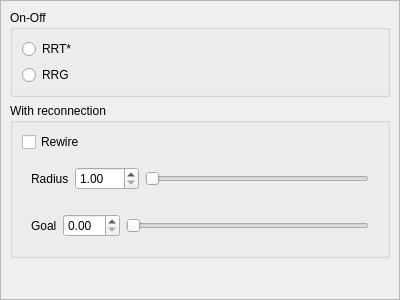
<?xml version="1.0" encoding="UTF-8"?>
<ui version="4.0">
 <class>RRTStarWidget</class>
 <widget class="QWidget" name="RRTStarWidget">
  <property name="geometry">
   <rect>
    <x>0</x>
    <y>0</y>
    <width>400</width>
    <height>300</height>
   </rect>
  </property>
  <property name="windowTitle">
   <string>Form</string>
  </property>
  <layout class="QGridLayout" name="gridLayout">
   <property name="margin">
    <number>0</number>
   </property>
   <item row="0" column="0">
    <widget class="QScrollArea" name="scrollArea">
     <property name="widgetResizable">
      <bool>true</bool>
     </property>
     <widget class="QWidget" name="scrollAreaWidgetContents">
      <property name="geometry">
       <rect>
        <x>0</x>
        <y>0</y>
        <width>398</width>
        <height>298</height>
       </rect>
      </property>
      <layout class="QGridLayout" name="gridLayout_2">
       <item row="1" column="0">
        <widget class="QGroupBox" name="groupBox">
         <property name="title">
          <string>On-Off</string>
         </property>
         <layout class="QVBoxLayout" name="verticalLayout_2">
          <item>
           <widget class="QRadioButton" name="radioButtonRRTStart">
            <property name="text">
             <string>RRT*</string>
            </property>
           </widget>
          </item>
          <item>
           <widget class="QRadioButton" name="radioButtonRRG">
            <property name="text">
             <string>RRG</string>
            </property>
           </widget>
          </item>
         </layout>
        </widget>
       </item>
       <item row="3" column="0">
        <spacer name="verticalSpacer">
         <property name="orientation">
          <enum>Qt::Vertical</enum>
         </property>
         <property name="sizeHint" stdset="0">
          <size>
           <width>20</width>
           <height>40</height>
          </size>
         </property>
        </spacer>
       </item>
       <item row="2" column="0">
        <widget class="QGroupBox" name="groupBox_2">
         <property name="title">
          <string>With reconnection</string>
         </property>
         <layout class="QGridLayout" name="gridLayout_3">
          <item row="0" column="0">
           <widget class="QCheckBox" name="checkBoxWithRewire">
            <property name="text">
             <string>Rewire</string>
            </property>
           </widget>
          </item>
          <item row="1" column="0">
           <widget class="QWidget" name="widget" native="true">
            <layout class="QHBoxLayout" name="horizontalLayout">
             <item>
              <widget class="QLabel" name="labelRadius">
               <property name="text">
                <string>Radius</string>
               </property>
              </widget>
             </item>
             <item>
              <widget class="QDoubleSpinBox" name="doubleSpinBoxRadius">
               <property name="minimum">
                <double>1.000000000000000</double>
               </property>
               <property name="maximum">
                <double>100.000000000000000</double>
               </property>
               <property name="singleStep">
                <double>0.100000000000000</double>
               </property>
              </widget>
             </item>
             <item>
              <widget class="QSlider" name="horizontalSliderRadius">
               <property name="orientation">
                <enum>Qt::Horizontal</enum>
               </property>
              </widget>
             </item>
            </layout>
           </widget>
          </item>
          <item row="2" column="0">
           <widget class="QWidget" name="widget_2" native="true">
            <layout class="QGridLayout" name="gridLayout_4">
             <item row="0" column="1">
              <widget class="QDoubleSpinBox" name="doubleSpinBoxGoal"/>
             </item>
             <item row="0" column="0">
              <widget class="QLabel" name="label">
               <property name="text">
                <string>Goal</string>
               </property>
              </widget>
             </item>
             <item row="0" column="2">
              <widget class="QSlider" name="horizontalSliderGoal">
               <property name="orientation">
                <enum>Qt::Horizontal</enum>
               </property>
              </widget>
             </item>
            </layout>
           </widget>
          </item>
         </layout>
        </widget>
       </item>
      </layout>
     </widget>
    </widget>
   </item>
  </layout>
 </widget>
 <resources/>
 <connections/>
</ui>
